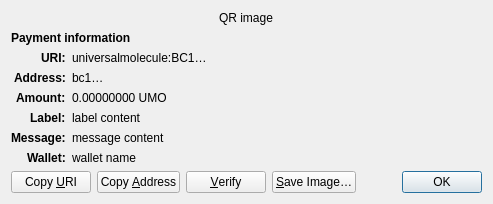
<?xml version="1.0" encoding="UTF-8"?>
<ui version="4.0">
 <class>ReceiveRequestDialog</class>
 <widget class="QDialog" name="ReceiveRequestDialog">
  <property name="geometry">
   <rect>
    <x>0</x>
    <y>0</y>
    <width>413</width>
    <height>229</height>
   </rect>
  </property>
  <property name="windowTitle">
   <string>Request payment to …</string>
  </property>
  <layout class="QGridLayout" name="gridLayout" columnstretch="0,1">
   <property name="sizeConstraint">
    <enum>QLayout::SetFixedSize</enum>
   </property>
   <item row="0" column="0" colspan="2" alignment="Qt::AlignHCenter">
    <widget class="QRImageWidget" name="qr_code">
     <property name="text">
      <string notr="true">QR image</string>
     </property>
     <property name="textInteractionFlags">
      <set>Qt::NoTextInteraction</set>
     </property>
    </widget>
   </item>
   <item row="1" column="0" colspan="2">
    <widget class="QLabel" name="payment_header">
     <property name="font">
      <font>
       <weight>75</weight>
       <bold>true</bold>
      </font>
     </property>
     <property name="text">
      <string>Payment information</string>
     </property>
     <property name="textInteractionFlags">
      <set>Qt::NoTextInteraction</set>
     </property>
    </widget>
   </item>
   <item row="2" column="0" alignment="Qt::AlignRight|Qt::AlignTop">
    <widget class="QLabel" name="uri_tag">
     <property name="font">
      <font>
       <weight>75</weight>
       <bold>true</bold>
      </font>
     </property>
     <property name="text">
      <string notr="true">URI:</string>
     </property>
     <property name="textFormat">
      <enum>Qt::PlainText</enum>
     </property>
     <property name="textInteractionFlags">
      <set>Qt::NoTextInteraction</set>
     </property>
    </widget>
   </item>
   <item row="2" column="1" alignment="Qt::AlignTop">
    <widget class="QLabel" name="uri_content">
     <property name="text">
      <string notr="true">universalmolecule:BC1…</string>
     </property>
     <property name="textFormat">
      <enum>Qt::RichText</enum>
     </property>
     <property name="wordWrap">
      <bool>true</bool>
     </property>
     <property name="textInteractionFlags">
      <set>Qt::TextSelectableByMouse</set>
     </property>
    </widget>
   </item>
   <item row="3" column="0" alignment="Qt::AlignRight|Qt::AlignTop">
    <widget class="QLabel" name="address_tag">
     <property name="font">
      <font>
       <weight>75</weight>
       <bold>true</bold>
      </font>
     </property>
     <property name="text">
      <string>Address:</string>
     </property>
     <property name="textInteractionFlags">
      <set>Qt::NoTextInteraction</set>
     </property>
    </widget>
   </item>
   <item row="3" column="1" alignment="Qt::AlignTop">
    <widget class="QLabel" name="address_content">
     <property name="text">
      <string notr="true">bc1…</string>
     </property>
     <property name="textFormat">
      <enum>Qt::PlainText</enum>
     </property>
     <property name="textInteractionFlags">
      <set>Qt::TextSelectableByMouse</set>
     </property>
    </widget>
   </item>
   <item row="4" column="0" alignment="Qt::AlignRight|Qt::AlignTop">
    <widget class="QLabel" name="amount_tag">
     <property name="font">
      <font>
       <weight>75</weight>
       <bold>true</bold>
      </font>
     </property>
     <property name="text">
      <string>Amount:</string>
     </property>
     <property name="textInteractionFlags">
      <set>Qt::NoTextInteraction</set>
     </property>
    </widget>
   </item>
   <item row="4" column="1" alignment="Qt::AlignTop">
    <widget class="QLabel" name="amount_content">
     <property name="text">
      <string notr="true">0.00000000 UMO</string>
     </property>
     <property name="textFormat">
      <enum>Qt::PlainText</enum>
     </property>
     <property name="textInteractionFlags">
      <set>Qt::TextSelectableByMouse</set>
     </property>
    </widget>
   </item>
   <item row="5" column="0" alignment="Qt::AlignRight|Qt::AlignTop">
    <widget class="QLabel" name="label_tag">
     <property name="font">
      <font>
       <weight>75</weight>
       <bold>true</bold>
      </font>
     </property>
     <property name="text">
      <string>Label:</string>
     </property>
     <property name="textInteractionFlags">
      <set>Qt::NoTextInteraction</set>
     </property>
    </widget>
   </item>
   <item row="5" column="1" alignment="Qt::AlignTop">
    <widget class="QLabel" name="label_content">
     <property name="text">
      <string notr="true">label content</string>
     </property>
     <property name="textFormat">
      <enum>Qt::PlainText</enum>
     </property>
     <property name="wordWrap">
      <bool>true</bool>
     </property>
     <property name="textInteractionFlags">
      <set>Qt::TextSelectableByMouse</set>
     </property>
    </widget>
   </item>
   <item row="6" column="0" alignment="Qt::AlignRight|Qt::AlignTop">
    <widget class="QLabel" name="message_tag">
     <property name="font">
      <font>
       <weight>75</weight>
       <bold>true</bold>
      </font>
     </property>
     <property name="text">
      <string>Message:</string>
     </property>
     <property name="textInteractionFlags">
      <set>Qt::NoTextInteraction</set>
     </property>
    </widget>
   </item>
   <item row="6" column="1" alignment="Qt::AlignTop">
    <widget class="QLabel" name="message_content">
     <property name="text">
      <string notr="true">message content</string>
     </property>
     <property name="textFormat">
      <enum>Qt::PlainText</enum>
     </property>
     <property name="wordWrap">
      <bool>true</bool>
     </property>
     <property name="textInteractionFlags">
      <set>Qt::TextSelectableByMouse</set>
     </property>
    </widget>
   </item>
   <item row="7" column="0" alignment="Qt::AlignRight|Qt::AlignTop">
    <widget class="QLabel" name="wallet_tag">
     <property name="font">
      <font>
       <weight>75</weight>
       <bold>true</bold>
      </font>
     </property>
     <property name="text">
      <string>Wallet:</string>
     </property>
     <property name="textInteractionFlags">
      <set>Qt::NoTextInteraction</set>
     </property>
    </widget>
   </item>
   <item row="7" column="1" alignment="Qt::AlignTop">
    <widget class="QLabel" name="wallet_content">
     <property name="text">
      <string notr="true">wallet name</string>
     </property>
     <property name="textFormat">
      <enum>Qt::PlainText</enum>
     </property>
     <property name="wordWrap">
      <bool>true</bool>
     </property>
     <property name="textInteractionFlags">
      <set>Qt::TextSelectableByMouse</set>
     </property>
    </widget>
   </item>
   <item row="8" column="0" colspan="2">
    <layout class="QHBoxLayout" name="horizontalLayout">
     <item>
      <widget class="QPushButton" name="btnCopyURI">
       <property name="text">
        <string>Copy &amp;URI</string>
       </property>
       <property name="autoDefault">
        <bool>false</bool>
       </property>
      </widget>
     </item>
     <item>
      <widget class="QPushButton" name="btnCopyAddress">
       <property name="text">
        <string>Copy &amp;Address</string>
       </property>
       <property name="autoDefault">
        <bool>false</bool>
       </property>
      </widget>
     </item>
     <item>
      <widget class="QPushButton" name="btnVerify">
       <property name="text">
        <string>&amp;Verify</string>
       </property>
       <property name="toolTip">
        <string>Verify this address on e.g. a hardware wallet screen</string>
       </property>
       <property name="autoDefault">
        <bool>false</bool>
       </property>
      </widget>
     </item>
     <item>
      <widget class="QPushButton" name="btnSaveAs">
       <property name="text">
        <string>&amp;Save Image…</string>
       </property>
       <property name="autoDefault">
        <bool>false</bool>
       </property>
      </widget>
     </item>
     <item>
      <spacer name="horizontalSpacer_2">
       <property name="orientation">
        <enum>Qt::Horizontal</enum>
       </property>
       <property name="sizeHint" stdset="0">
        <size>
         <width>40</width>
         <height>20</height>
        </size>
       </property>
      </spacer>
     </item>
     <item>
      <widget class="QDialogButtonBox" name="buttonBox">
       <property name="focusPolicy">
        <enum>Qt::StrongFocus</enum>
       </property>
       <property name="standardButtons">
        <set>QDialogButtonBox::Ok</set>
       </property>
      </widget>
     </item>
    </layout>
   </item>
  </layout>
 </widget>
 <customwidgets>
  <customwidget>
   <class>QRImageWidget</class>
   <extends>QLabel</extends>
   <header>qt/qrimagewidget.h</header>
  </customwidget>
 </customwidgets>
 <tabstops>
  <tabstop>buttonBox</tabstop>
  <tabstop>btnCopyURI</tabstop>
  <tabstop>btnCopyAddress</tabstop>
  <tabstop>btnSaveAs</tabstop>
 </tabstops>
 <resources/>
 <connections>
  <connection>
   <sender>buttonBox</sender>
   <signal>accepted()</signal>
   <receiver>ReceiveRequestDialog</receiver>
   <slot>accept()</slot>
   <hints>
    <hint type="sourcelabel">
     <x>135</x>
     <y>230</y>
    </hint>
    <hint type="destinationlabel">
     <x>135</x>
     <y>126</y>
    </hint>
   </hints>
  </connection>
 </connections>
</ui>
